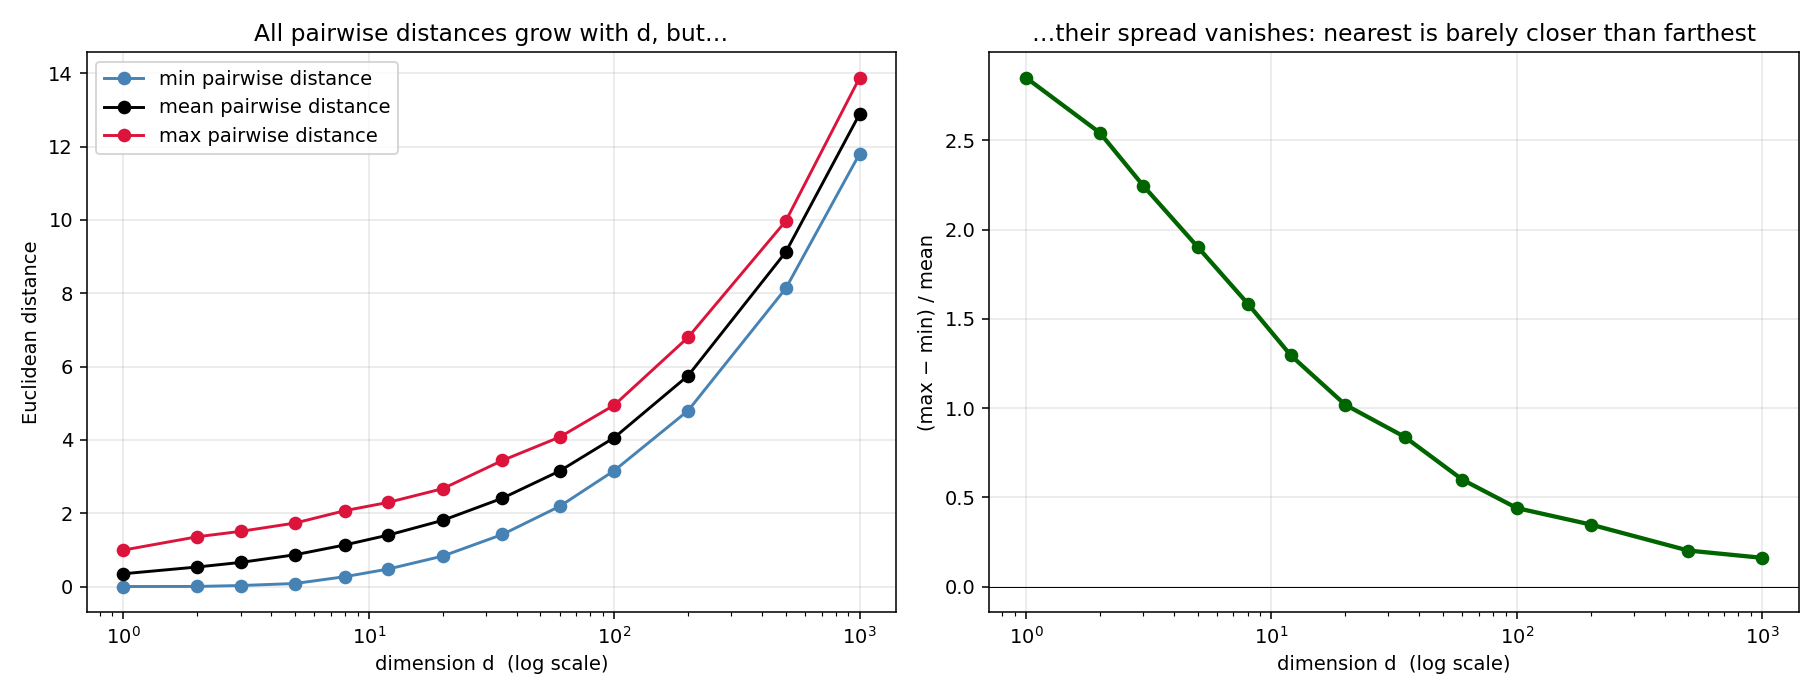

This chart was generated by the following Python code:
"""The curse of dimensionality, visualized: min / mean / max pairwise distance
between random uniform points, as dimension grows. The min/max ratio shoots
toward 1 — distances become uninformative.

Output: diagram_curse.png
"""

import numpy as np
import matplotlib.pyplot as plt


def distance_stats(d, n=200, seed=0):
    rng = np.random.default_rng(seed)
    X = rng.uniform(0, 1, (n, d))
    sq = np.sum(X**2, axis=1, keepdims=True)
    dists = np.sqrt(np.clip(sq + sq.T - 2 * X @ X.T, 0, None))
    iu = np.triu_indices(n, k=1)
    pairs = dists[iu]
    return pairs.min(), pairs.mean(), pairs.max()


def main():
    dims = [1, 2, 3, 5, 8, 12, 20, 35, 60, 100, 200, 500, 1000]
    mins, means, maxs = [], [], []
    for d in dims:
        mn, me, mx = distance_stats(d, n=200, seed=0)
        mins.append(mn); means.append(me); maxs.append(mx)
    mins = np.array(mins); means = np.array(means); maxs = np.array(maxs)

    fig, axes = plt.subplots(1, 2, figsize=(13, 5))

    axes[0].plot(dims, mins, "o-", color="steelblue", label="min pairwise distance")
    axes[0].plot(dims, means, "o-", color="black", label="mean pairwise distance")
    axes[0].plot(dims, maxs, "o-", color="crimson", label="max pairwise distance")
    axes[0].set_xscale("log")
    axes[0].set_xlabel("dimension d  (log scale)")
    axes[0].set_ylabel("Euclidean distance")
    axes[0].set_title("All pairwise distances grow with d, but…")
    axes[0].legend()
    axes[0].grid(alpha=0.3)

    axes[1].plot(dims, (maxs - mins) / means, "o-", color="darkgreen", lw=2.2)
    axes[1].axhline(0, color="black", lw=0.5)
    axes[1].set_xscale("log")
    axes[1].set_xlabel("dimension d  (log scale)")
    axes[1].set_ylabel("(max − min) / mean")
    axes[1].set_title("…their spread vanishes: nearest is barely closer than farthest")
    axes[1].grid(alpha=0.3)

    fig.tight_layout()
    fig.savefig("diagram_curse.png", dpi=140)
    print("wrote diagram_curse.png")


if __name__ == "__main__":
    main()
